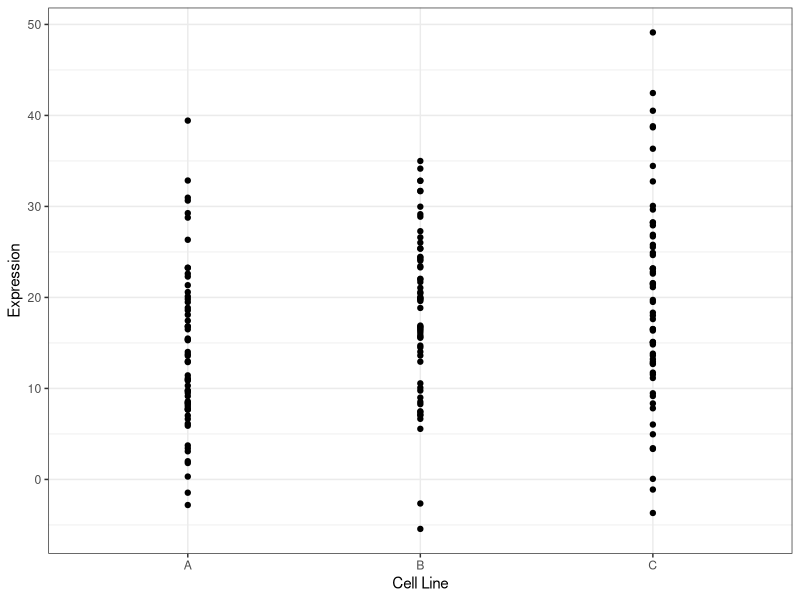

Write the R code that produced this figure.
## ---- chunk 1
knitr::opts_chunk$set(echo = TRUE)
library(tidyverse)
## ---- chunk 2

cells_df <- tibble(line = c(rep("A", 3),rep("B", 3),rep("C", 3)),
                   dish = seq(1,length(line)))|>
  expand_grid(time_point = seq(1,20))|>
  mutate(Expression = case_when(line == "A" ~ rnorm(n(), mean = 15, sd = 10),
                           line == "B" ~ rnorm(n(), mean = 20, sd = 10),
                           line == "C" ~ rnorm(n(), mean = 21, sd = 10)))

ggplot(cells_df, aes(x = line, y = Expression))+
  geom_point()+
  xlab("Cell Line")+
  theme_bw()

## ---- chunk 3
can_df <- tibble(cancer = c(13,27), 
       pesticide_exposure = c("none", "exposed"))
